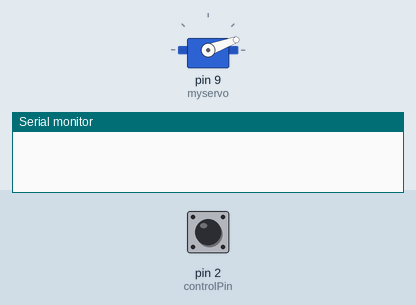
Recording of a sketch running on a simulated Arduino Uno, built with avr-gcc and run on an emulated ATmega328P. On the bench: servo, the last lines printed to the serial monitor. The test bench sets the inputs (shaded band); at power-on: pin 2 (controlPin) HIGH.

Above: at 1.2 s.
1.3 s: pin 2 (controlPin) pulled LOW for 0.15 s
At 1.93 s:
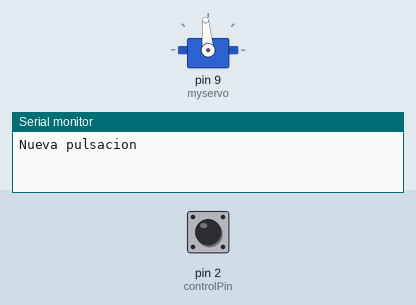
At 2.47 s:
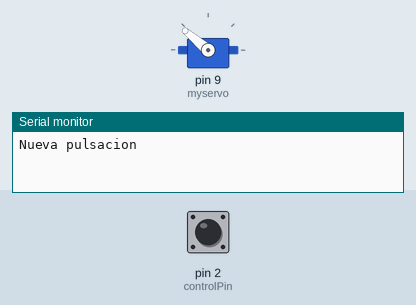
4.3 s: pin 2 (controlPin) pulled LOW for 1 s
At 4.8 s:
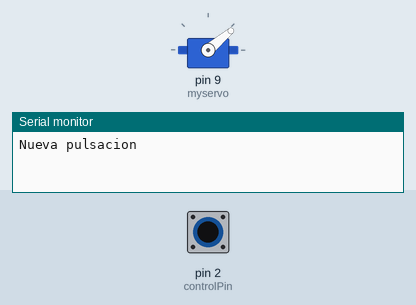
Timing chart, 0 to 14.3 s (numbered marks = the images above; inputs shaded):
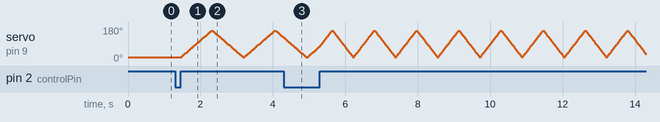

The sketch:

Ejercicio28-Barrido_Servo.ino
```cpp
#include <Servo.h>

Servo myservo;  // create servo object to control a servo
// twelve servo objects can be created on most boards

const int controlPin = 2;

int velocidad = 0;
int pulsacion = 0;
int estado_boton;
int estado_boton_anterior;

int pos = 0;    // variable to store the servo position

void setup() {
  Serial.begin(9600);
  myservo.attach(9);  // attaches the servo on pin 9 to the servo object
  myservo.write(20);

  pinMode(controlPin, INPUT_PULLUP);
  estado_boton_anterior = digitalRead(controlPin);
}

void loop() {
  detecta_pulsacion();

  if (pulsacion > 0) {
    for (pos = 20; pos <= 160; pos += 5) { // goes from 0 degrees to 180 degrees
      // in steps of 1 degree
      myservo.write(pos);              // tell servo to go to position in variable 'pos'
      delay(velocidad);
      detecta_pulsacion();
    }

    for (pos = 160; pos >= 20; pos -= 5) { // goes from 180 degrees to 0 degrees
      myservo.write(pos);              // tell servo to go to position in variable 'pos'
      delay(velocidad);
      detecta_pulsacion();
    }
  }
}

void detecta_pulsacion() {
  // leo estado boton
  estado_boton = digitalRead(controlPin);

  //Detección pulsación boton
  if (estado_boton != estado_boton_anterior) {
    if (estado_boton == HIGH) {
      Serial.println("Nueva pulsacion");
      pulsacion++;
      switch (pulsacion) {
        case 1:
          velocidad = 30;
          break;
        case 2:
          velocidad = 20;
          break;
        case 3:
          velocidad = 10;
          break;
        case 4:
          pulsacion = 0;
          break;
      }
    }
  }
  estado_boton_anterior = estado_boton;
}
```
